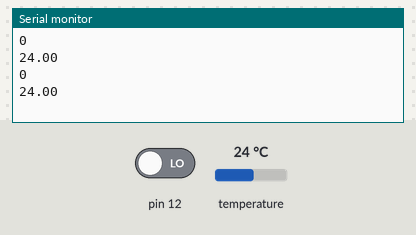
A sketch run on a simulated Arduino Uno, built with avr-gcc and run on an emulated ATmega328P. Shown: the last lines printed to the serial monitor. The test bench sets the inputs (shaded band); at power-on: temperature 24 °C, pin 12 LOW.

Above: at 3.3 s.
3.4 s: temperature set to 12 °C
At 5.1 s:
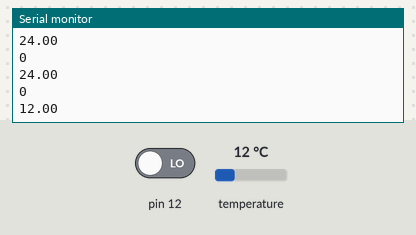
5.8 s: pin 12 driven HIGH
At 7.4 s:
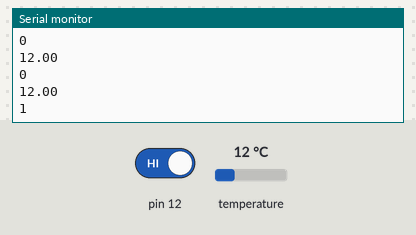
8.2 s: temperature set to 19 °C
At 10.4 s:
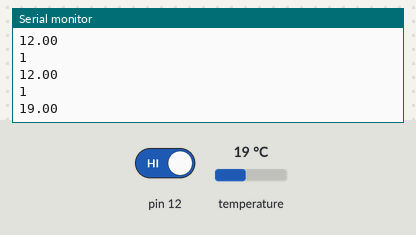
Timing chart, 0 to 11.9 s (numbered marks = the images above; inputs shaded):
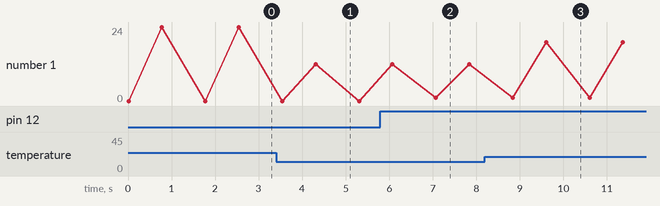

The sketch:

Metal_Sensor.ino
```cpp
#include <OneWire.h>
#include <DallasTemperature.h>

OneWire oneWire(14);
DallasTemperature sensors(&oneWire);

void setup() {
  // put your setup code here, to run once:
  Serial.begin(115200);
  pinMode(12,INPUT);
  Serial.begin(115200);
  sensors.begin();
}

void loop() {
  // put your main code here, to run repeatedly:
  bool qwe = digitalRead(12);
  Serial.println(qwe);
  sensors.requestTemperatures();
  Serial.println(sensors.getTempCByIndex(0));
  delay(1000);
}
```

Measured:
- after the input at 3.4 s, the serial monitor: prints a new line after 0.91 s (image 1)
- after the input at 5.8 s, the serial monitor: prints a new line after 1.3 s (image 2)
- after the input at 8.2 s, the serial monitor: prints a new line after 1.4 s (image 3)
